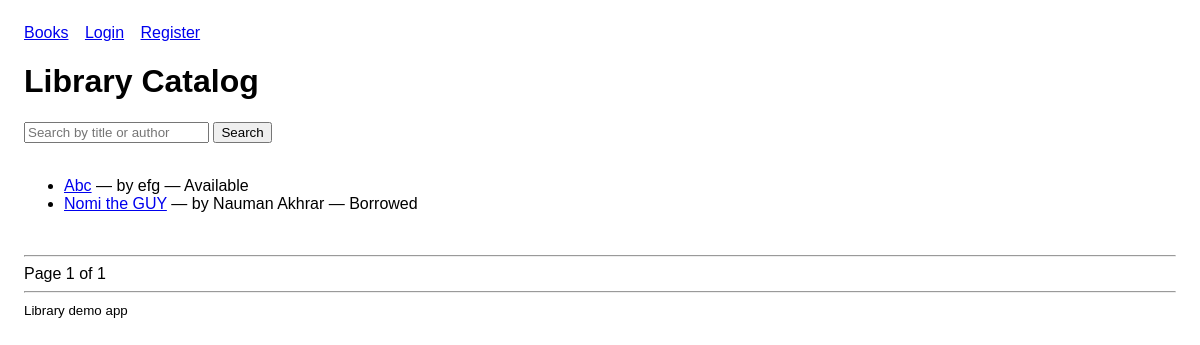
/books/, run on an earlier commit of the app's database.
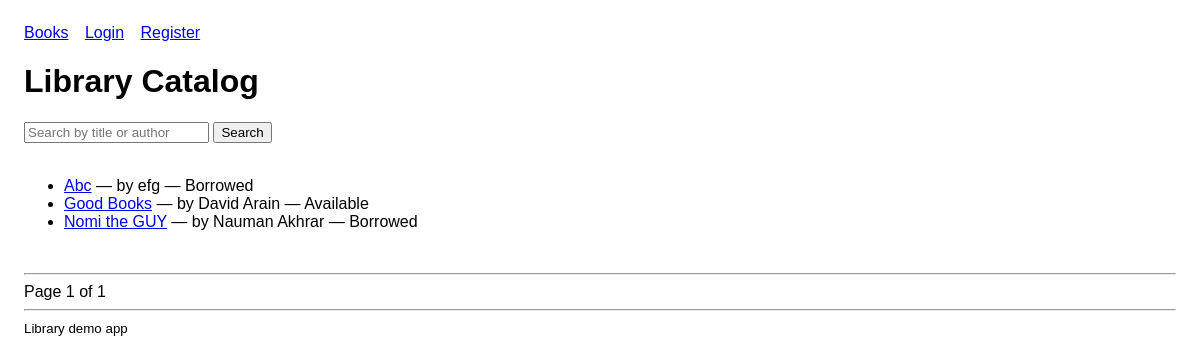
And on a later commit of the database.
### books/models.py (models this page shows, shortened)
class Book(models.Model):
    title = models.CharField(max_length=200)
    author = models.CharField(max_length=150)
    isbn = models.CharField(max_length=13)
    category = models.ForeignKey(Category, on_delete=models.CASCADE)
    published_date = models.DateField()
    available = models.BooleanField(default=True)
    class Meta:
        ordering = ['title', 'author']

### books/views.py (the view)
# urls.py: path("", views.book_list, name="book-list"),
def book_list(request):
    search = request.GET.get("search", "")
    books = Book.objects.all()
    if search:
        books = books.filter(
            Q(title__icontains=search) |
            Q(author__icontains=search)
        )
    books = books.order_by("title")
    paginator = Paginator(books, 5)
    page_number = request.GET.get("page")
    page_obj = paginator.get_page(page_number)
    return render(
        request,
        "books/book-list.html",
        {
            "page_obj": page_obj,
            "search": search,
        }
    )

### books/templates/books/book-list.html (shortened to what this page needs)
{% extends 'base.html' %}
{% block content %}
    <h1>Library Catalog</h1>
    <form method="GET" action="{% url 'book-list' %}">
        <input
            type="text"
            name="search"
            placeholder="Search by title or author"
            value="{{ search }}"
        >
        <button type="submit">Search</button>
    </form>
    <br>
    {% if page_obj.paginator.count %}
        <ul>
            {% for book in page_obj %}
                <li>
                    <a href="{% url 'book-detail' book.pk %}">{{ book.title }}</a>
                    — by {{ book.author }}
                    {% if book.available %} — Available{% else %} — Borrowed{% endif %}
                </li>
            {% endfor %}
        </ul>
    {% else %}
        <p>No books found.</p>
    {% endif %}
    <br>
    <hr>
    Page {{ page_obj.number }} of {{ page_obj.paginator.num_pages }}
{% endblock %}

### templates/base.html (shortened to what this page needs)
<!DOCTYPE html>
<html>
<head>
</head>
<body>
    <header>
        <nav>
            <a href="{% url 'book-list' %}">Books</a>
            {% if user.is_authenticated %}
                <a href="{% url 'my-books' %}">My Borrowed</a>
                <form action="{% url 'logout' %}" method="post" style="display:inline">{% csrf_token %}<button type="submit" style="background:none;border:none;padding:0;color:#06c;cursor:pointer">Logout</button></form>
            {% else %}
                <a href="{% url 'login' %}">Login</a>
                <a href="{% url 'register' %}">Register</a>
            {% endif %}
        </nav>
    </header>
    <main>
        {% block content %}{% endblock %}
    </main>
    <footer>
        <hr>
        <small>Library demo app</small>
    </footer>
</body>
</html>

### templates/base.html (style rules this page uses)
body { font-family: Arial, sans-serif; margin: 24px; }
header nav a { margin-right: 12px; }

What changed in the data, as far as the page shows it:
changed Book "Abc": available "— Available" → "— Borrowed"
added Book: title "Good Books", author "David Arain", available "— Available"
